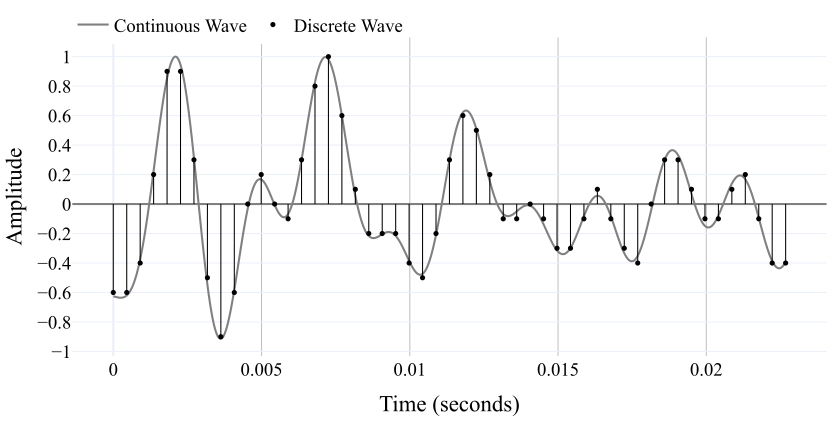

Write the Python code that produced this figure.
import numpy as np
import random
import plotly.graph_objects as go


random.seed(0)

fps = 44100
n = 1000+1

X = np.arange(n) / fps
Y = np.zeros(n)

for _ in range(100):
  a = random.uniform(1, 5)
  f = random.uniform(1, 10)
  p = random.uniform(0, 2 * np.pi)
  Y += a * np.cos(p + 2 * np.pi * f * X * fps / n)

Y = Y / np.max(np.abs(Y))

X_lowres = X[::20]
Y_lowres = np.round(Y[::20], 1)

fig = go.Figure()

fig.layout.template ="plotly_white"
 
fig.update_layout(
    xaxis_title="Time (seconds)",
    yaxis_title="Amplitude",
    legend=dict(orientation='h', yanchor='top', xanchor='left', y=1.1),
    margin=dict(l=5, r=5, b=5, t=5),
    font=dict(
    family="Computer Modern",
    color="black",
    size=18
    ))

fig.update_xaxes(
  gridwidth=1, 
  gridcolor='silver'
)

fig.update_yaxes(tickvals=np.linspace(-1, 1, 11), zerolinewidth=2, zerolinecolor='gray')

fig.add_trace(go.Scatter(name= "Continuous Wave",
  x=X,
  y=Y,
  mode='lines',
  line_shape='spline',
  line=go.scatter.Line(color="gray", width=2)
  ))

fig.add_trace(go.Scatter(name= "Discrete Wave Stem",
  showlegend=False,
  x=[i for x in X_lowres for i in (x, x, None)],
  y=[i for y in Y_lowres for i in (0, y, None)],
  mode='lines',
  line=go.scatter.Line(color="black", width=1)
  ))

fig.add_trace(go.Scatter(name= "Discrete Wave",
  x=X_lowres,
  y=Y_lowres,
  mode='markers',
  marker=dict(
      size=5,
      color="black",
  )))

# fig.show()
fig.write_image("./01ContinuousVsDiscrete.pdf", width=800, height=400, scale=1)
